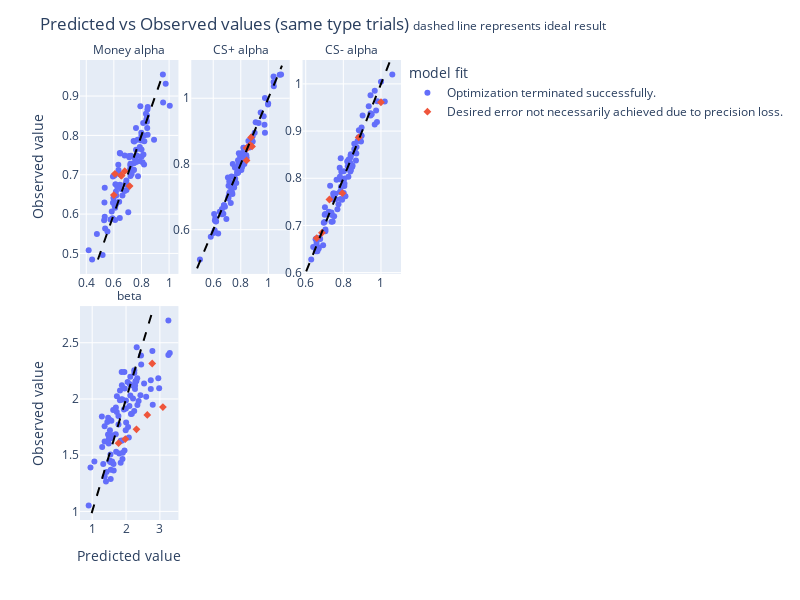

Notebook code for this chart:
### Code cell
col_wrap = 3
fig = px.scatter(st_po_df , x= 'Predicted value', y='Observed value', color="model fit",
                 symbol = 'model fit', facet_col = 'parameter', facet_col_wrap = col_wrap,
                 category_orders={'parameter':st_params_colNames,
                                  'model fit':st_po_df['model fit'].unique() },
                facet_col_spacing=0.04, # default is 0.03
              height=600, width=800,
                )
fig.for_each_annotation(lambda a: a.update(text=a.text.split("=")[-1]))
fig.update_xaxes(matches=None, showticklabels=True)
fig.update_yaxes(matches=None, showticklabels=True)
fig.update_layout(
        title = '''Predicted vs Observed values (same type trials) <span style="font-size: 12px;">dashed line represents ideal result</span>'''
        )


fig.add_shape(dict(type="line", 
                       x0=st_pars_minMax.iloc[2,0] - st_pars_minMax.iloc[2,1]*0.025, x1=st_pars_minMax.iloc[2,1] + st_pars_minMax.iloc[2,1]*0.025, 
                       y0=st_pars_minMax.iloc[2,0] - st_pars_minMax.iloc[2,1]*0.025, y1=st_pars_minMax.iloc[2,1] + st_pars_minMax.iloc[2,1]*0.025, 
                       line_color="black", line_dash='dash'), 
                  row=0, col=0, 
                  # label=dict(text="ideal result", textposition = 'bottom right', 
                  #            xanchor = 'right', yanchor='bottom', textangle=0),
                 )

fig.add_shape(dict(type="line", 
                       x0=st_pars_minMax.iloc[0,0], x1=st_pars_minMax.iloc[0,1], 
                       y0=st_pars_minMax.iloc[0,0], y1=st_pars_minMax.iloc[0,1], 
                       line_color="black", line_dash='dash'), 
                  row=0, col=1,
                  # label=dict(text="ideal result", textposition = 'bottom right', 
                  #            xanchor = 'right', yanchor='bottom', textangle=0),
                 )

fig.add_shape(dict(type="line", 
                       x0=st_pars_minMax.iloc[1,0] - st_pars_minMax.iloc[1,1]*0.025, x1=st_pars_minMax.iloc[1,1] + st_pars_minMax.iloc[1,1]*0.025, 
                       y0=st_pars_minMax.iloc[1,0] - st_pars_minMax.iloc[1,1]*0.025, y1=st_pars_minMax.iloc[1,1] + st_pars_minMax.iloc[1,1]*0.025, 
                       line_color="black", line_dash='dash'), 
                  row=0, col=2,
                  # label=dict(text="ideal result", textposition = 'bottom right', 
                  #            xanchor = 'right', yanchor='bottom', textangle=0),
                 )

fig.add_shape(dict(type="line", 
                       x0=st_pars_minMax.iloc[3,0] - st_pars_minMax.iloc[3,1]*0.025, x1=st_pars_minMax.iloc[3,1] + st_pars_minMax.iloc[3,1]*0.025, 
                       y0=st_pars_minMax.iloc[3,0] - st_pars_minMax.iloc[3,1]*0.025, y1=st_pars_minMax.iloc[3,1] + st_pars_minMax.iloc[3,1]*0.025, 
                       line_color="black", line_dash='dash'), 
                  row=1, col=1,
                  # label=dict(text="ideal result", textposition = 'bottom right', 
                  #            xanchor = 'right', yanchor='bottom', textangle=0),
                 )


if x0 != x0_6params:
    fig.add_shape(dict(type="line", 
                       x0=st_pars_minMax.iloc[5,0] - st_pars_minMax.iloc[5,1]*0.025, x1=st_pars_minMax.iloc[5,1] + st_pars_minMax.iloc[5,1]*0.025, 
                       y0=st_pars_minMax.iloc[5,0] - st_pars_minMax.iloc[5,1]*0.025, y1=st_pars_minMax.iloc[5,1] + st_pars_minMax.iloc[5,1]*0.025, 
                       line_color="black", line_dash='dash'), 
                  row=1, col=0,
                  label=dict(text="ideal result", textposition = 'bottom right', 
                             xanchor = 'right', yanchor='bottom', textangle=0),
                 )

    fig.add_shape(dict(type="line", 
                       x0=st_pars_minMax.iloc[4,0] - st_pars_minMax.iloc[4,1]*0.025, x1=st_pars_minMax.iloc[4,1] + st_pars_minMax.iloc[4,1]*0.025, 
                       y0=st_pars_minMax.iloc[4,0] - st_pars_minMax.iloc[4,1]*0.025, y1=st_pars_minMax.iloc[4,1] + st_pars_minMax.iloc[4,1]*0.025, 
                       line_color="black", line_dash='dash'), 
                  row=1, col=2,
                  label=dict(text="ideal result", textposition = 'bottom right', 
                             xanchor = 'right', yanchor='bottom', textangle=0),
                 )

fig.show()
# fig.write_html("/mnt/data1/francisco/predicted vs observed same type parameters.html")

### Figure 1 — Plotly figure (JSON) as saved in the notebook; plotly's stock layout.template omitted (floating-point values rounded to 4 significant figures)
{"data": [{"hovertemplate": "model fit=Optimization terminated successfully.<br>parameter=Money alpha<br>Predicted value=%{x}<br>Observed value=%{y}<extra></extra>", "legendgroup": "Optimization terminated successfully.", "marker": {"color": "#636efa", "symbol": "circle"}, "mode": "markers", "name": "Optimization terminated successfully.", "orientation": "v", "showlegend": true, "type": "scatter", "x": [0.7203, 0.8125, 0.8454, 0.808, 0.6785, 0.6152, 0.7607, 0.5848, 0.6335, 0.5908, 0.7116, 0.6385, 0.7983, 0.788, 0.8356, 0.7431, 0.646, 0.5933, 0.6432, 0.6172, 0.6251, 0.7101, 0.7441, 0.8203, 0.6842, 0.9567, 0.8449, 0.8911, 0.6897, 0.7535, 0.7692, 0.6042, 0.6915, 0.7919, 0.799, 0.6907, 0.4772, 0.8396, 0.7045, 0.6174, 1.005, 0.5186, 0.615, 0.6055, 0.7449, 0.5339, 0.7994, 0.4424, 0.8004, 0.5758, 0.5319, 0.8208, 0.6437, 0.7279, 0.8432, 0.5339, 0.8014, 0.7179, 0.5934, 0.5296, 0.6091, 0.8324, 0.5536, 0.8398, 0.7202, 0.7293, 0.8189, 0.642, 0.597, 0.6322, 0.775, 0.643, 0.8143, 0.7723, 0.8417, 0.9551, 0.7454, 0.6527, 0.6113, 0.7864, 0.7453, 0.6784, 0.8004, 0.7195, 0.7604, 0.4176, 0.7626, 0.748, 0.9755, 0.7242, 0.6623, 0.8018, 0.5366, 0.609], "xaxis": "x4", "y": [0.6968, 0.8312, 0.8724, 0.7317, 0.7488, 0.6247, 0.7637, 0.6063, 0.7122, 0.5893, 0.7447, 0.6316, 0.7904, 0.7706, 0.8406, 0.7855, 0.7538, 0.6287, 0.7551, 0.6294, 0.6686, 0.7477, 0.7127, 0.7999, 0.6768, 0.8834, 0.8014, 0.789, 0.6759, 0.7403, 0.7482, 0.6979, 0.661, 0.8742, 0.8066, 0.6854, 0.5496, 0.8348, 0.6045, 0.6474, 0.8755, 0.496, 0.6574, 0.621, 0.7119, 0.6668, 0.787, 0.4847, 0.7643, 0.5862, 0.6293, 0.7852, 0.6748, 0.7279, 0.8657, 0.5933, 0.7462, 0.7144, 0.6955, 0.5841, 0.6159, 0.855, 0.5556, 0.8508, 0.7278, 0.7017, 0.7258, 0.7012, 0.6411, 0.7254, 0.6963, 0.5897, 0.7514, 0.7888, 0.8187, 0.9549, 0.7293, 0.6635, 0.6761, 0.735, 0.7453, 0.6587, 0.7999, 0.7242, 0.8188, 0.5078, 0.7326, 0.7843, 0.9316, 0.748, 0.6471, 0.7963, 0.5631, 0.5848], "yaxis": "y4"}, {"hovertemplate": "model fit=Optimization terminated successfully.<br>parameter=CS+ alpha<br>Predicted value=%{x}<br>Observed value=%{y}<extra></extra>", "legendgroup": "Optimization terminated successfully.", "marker": {"color": "#636efa", "symbol": "circle"}, "mode": "markers", "name": "Optimization terminated successfully.", "orientation": "v", "showlegend": false, "type": "scatter", "x": [0.7392, 0.6207, 0.9755, 0.6029, 0.6953, 0.7165, 0.7854, 0.7108, 0.9992, 0.7274, 0.6105, 0.8131, 0.9008, 1.093, 0.9294, 0.6734, 0.8242, 0.8097, 0.6777, 0.8088, 0.8397, 0.7316, 1.038, 0.6149, 0.8868, 0.6633, 0.7738, 0.6358, 0.7283, 0.9755, 1.083, 0.7612, 0.9664, 0.9081, 0.612, 0.9445, 0.8766, 0.8632, 0.8228, 0.7226, 0.8553, 0.7238, 0.7205, 0.678, 0.7815, 0.9978, 0.7099, 0.582, 0.6631, 0.8862, 0.8401, 0.7326, 0.7804, 0.7801, 0.8111, 0.8415, 0.8187, 0.8697, 0.8044, 0.804, 1.038, 0.7572, 0.7858, 0.7787, 0.6066, 0.8258, 0.7418, 0.8388, 0.767, 0.6851, 1.04, 0.7365, 0.7395, 0.7066, 0.8284, 0.7815, 0.7596, 0.7449, 0.7846, 0.6472, 0.7891, 0.75, 0.7856, 0.5035, 0.8097, 0.7111, 0.752, 0.8256, 0.7952, 0.7165, 0.9723, 0.6196, 0.7275, 0.774], "xaxis": "x5", "y": [0.7087, 0.6258, 1.001, 0.5901, 0.6324, 0.7108, 0.7945, 0.7003, 0.9842, 0.6815, 0.5985, 0.8181, 0.8951, 1.072, 0.9249, 0.6486, 0.8283, 0.7905, 0.6743, 0.8192, 0.8203, 0.7303, 1.066, 0.6358, 0.868, 0.6628, 0.7758, 0.5887, 0.7157, 0.8949, 1.071, 0.7891, 0.9452, 0.9273, 0.6276, 0.9564, 0.8762, 0.85, 0.8496, 0.7403, 0.8699, 0.7437, 0.7148, 0.6746, 0.7803, 0.9812, 0.6952, 0.5784, 0.6467, 0.8842, 0.8264, 0.7616, 0.7782, 0.8116, 0.8261, 0.8181, 0.8491, 0.8682, 0.7818, 0.8079, 1.05, 0.7889, 0.8327, 0.7856, 0.6478, 0.8001, 0.7995, 0.8177, 0.7421, 0.6699, 1.036, 0.7134, 0.7357, 0.759, 0.83, 0.7744, 0.755, 0.7283, 0.7973, 0.6544, 0.7999, 0.7604, 0.8035, 0.5094, 0.8334, 0.7339, 0.7281, 0.8138, 0.8227, 0.7466, 0.9191, 0.6246, 0.7306, 0.7721], "yaxis": "y5"}, {"hovertemplate": "model fit=Optimization terminated successfully.<br>parameter=CS- alpha<br>Predicted value=%{x}<br>Observed value=%{y}<extra></extra>", "legendgroup": "Optimization terminated successfully.", "marker": {"color": "#636efa", "symbol": "circle"}, "mode": "markers", "name": "Optimization terminated successfully.", "orientation": "v", "showlegend": false, "type": "scatter", "x": [0.6959, 0.8475, 0.6293, 0.827, 0.9444, 0.7873, 0.8381, 0.7863, 0.8396, 0.7274, 0.876, 0.7639, 0.8938, 0.6538, 0.974, 0.6732, 0.7395, 0.8386, 0.7936, 0.8054, 0.7021, 0.7892, 0.7486, 0.6576, 0.8206, 0.9349, 0.6924, 0.9448, 0.7855, 0.8816, 1.06, 0.8371, 0.8702, 0.7047, 0.7574, 0.6526, 0.7742, 0.8058, 0.7472, 0.9508, 0.861, 0.9804, 0.6768, 0.6621, 0.8581, 0.858, 0.6561, 0.9666, 0.7686, 0.802, 0.6397, 0.7819, 0.8825, 0.7367, 0.8291, 0.9787, 0.8961, 0.8391, 0.8021, 0.7478, 0.802, 0.7585, 0.7001, 0.8964, 0.6676, 0.7369, 0.751, 0.7037, 0.7297, 0.9024, 0.7009, 1.02, 0.7044, 0.8268, 0.8486, 0.8401, 0.833, 0.9668, 0.7806, 0.7434, 0.7801, 0.786, 0.8111, 0.9999, 0.6693, 0.7227, 0.8969, 0.7819, 0.8061, 0.9444, 0.8668, 0.7466, 0.8689, 0.8234], "xaxis": "x6", "y": [0.7057, 0.8244, 0.628, 0.8391, 0.9759, 0.782, 0.832, 0.7728, 0.8511, 0.7241, 0.8791, 0.7969, 0.8779, 0.6454, 0.9435, 0.6733, 0.7222, 0.8451, 0.7543, 0.7836, 0.7388, 0.814, 0.7679, 0.6629, 0.8355, 0.9526, 0.6582, 0.9331, 0.7558, 0.8869, 1.02, 0.8142, 0.8663, 0.6916, 0.7674, 0.6708, 0.7451, 0.7891, 0.7622, 0.9357, 0.8607, 0.963, 0.6712, 0.6453, 0.8618, 0.873, 0.6722, 0.9137, 0.7344, 0.8149, 0.6545, 0.8031, 0.9015, 0.7273, 0.8348, 0.9191, 0.8904, 0.8486, 0.7686, 0.7552, 0.7869, 0.7557, 0.7071, 0.8894, 0.654, 0.7078, 0.7193, 0.7244, 0.7839, 0.9333, 0.7228, 0.9625, 0.6876, 0.8031, 0.8269, 0.8177, 0.8403, 0.9854, 0.8221, 0.7085, 0.7981, 0.8424, 0.762, 1.004, 0.6511, 0.7293, 0.9076, 0.7709, 0.7994, 0.9376, 0.8378, 0.7675, 0.8527, 0.8254], "yaxis": "y6"}, {"hovertemplate": "model fit=Optimization terminated successfully.<br>parameter=beta<br>Predicted value=%{x}<br>Observed value=%{y}<extra></extra>", "legendgroup": "Optimization terminated successfully.", "marker": {"color": "#636efa", "symbol": "circle"}, "mode": "markers", "name": "Optimization terminated successfully.", "orientation": "v", "showlegend": false, "type": "scatter", "x": [1.524, 1.602, 2.242, 1.998, 1.877, 1.54, 1.998, 2.731, 2.201, 2.448, 2.372, 2.595, 1.285, 1.326, 2.126, 1.367, 1.778, 2.06, 2.146, 1.99, 1.938, 2.172, 2.315, 2.302, 3.292, 1.7, 0.9495, 0.8961, 2.426, 2.244, 1.635, 1.885, 1.447, 1.63, 1.799, 2.264, 1.725, 1.696, 1.868, 1.369, 1.065, 2.731, 1.544, 2.127, 1.295, 1.841, 2.779, 1.547, 1.544, 1.489, 2.277, 2.116, 2.978, 3.251, 2.443, 2.533, 1.528, 1.871, 1.548, 1.522, 1.424, 1.488, 1.821, 1.468, 1.962, 1.894, 1.73, 2.082, 2.335, 2.789, 1.841, 1.952, 1.82, 2.206, 1.895, 2.268, 1.407, 1.567, 1.589, 1.62, 3.25, 1.775, 1.905, 2.953, 2.331, 1.955, 1.367, 2.1, 2.046, 2.245, 2.003, 1.508, 1.708, 1.472], "xaxis": "x", "y": [1.723, 1.677, 1.892, 1.985, 2.121, 1.505, 1.915, 2.167, 2.12, 2.306, 1.982, 2.02, 1.845, 1.421, 2.199, 1.621, 1.774, 1.751, 1.866, 1.721, 1.907, 1.868, 2.461, 2.157, 2.408, 1.923, 1.389, 1.052, 2.032, 2.255, 1.364, 1.63, 1.795, 1.422, 1.514, 2.089, 1.885, 1.686, 1.997, 1.309, 1.443, 2.089, 1.651, 2.031, 1.573, 1.433, 2.427, 1.289, 1.437, 1.645, 2.157, 2.131, 2.096, 2.697, 2.387, 2.138, 1.812, 2.24, 1.371, 1.45, 1.35, 1.604, 2.074, 1.684, 2.093, 1.996, 2.024, 1.657, 1.947, 1.948, 1.629, 2.239, 1.988, 2.005, 1.465, 2.12, 1.266, 1.806, 1.444, 1.902, 2.39, 1.849, 1.521, 2.185, 2.185, 1.541, 1.757, 1.937, 2.15, 2.232, 1.79, 1.449, 1.531, 1.833], "yaxis": "y"}, {"hovertemplate": "model fit=Desired error not necessarily achieved due to precision loss.<br>parameter=Money alpha<br>Predicted value=%{x}<br>Observed value=%{y}<extra></extra>", "legendgroup": "Desired error not necessarily achieved due to precision loss.", "marker": {"color": "#EF553B", "symbol": "diamond"}, "mode": "markers", "name": "Desired error not necessarily achieved due to precision loss.", "orientation": "v", "showlegend": true, "type": "scatter", "x": [0.6788, 0.6565, 0.6077, 0.5999, 0.6522, 0.7143], "xaxis": "x4", "y": [0.709, 0.698, 0.7022, 0.6482, 0.6981, 0.6713], "yaxis": "y4"}, {"hovertemplate": "model fit=Desired error not necessarily achieved due to precision loss.<br>parameter=CS+ alpha<br>Predicted value=%{x}<br>Observed value=%{y}<extra></extra>", "legendgroup": "Desired error not necessarily achieved due to precision loss.", "marker": {"color": "#EF553B", "symbol": "diamond"}, "mode": "markers", "name": "Desired error not necessarily achieved due to precision loss.", "orientation": "v", "showlegend": false, "type": "scatter", "x": [0.8426, 0.8479, 0.8683, 0.8419, 0.8745, 0.8819], "xaxis": "x5", "y": [0.8486, 0.8482, 0.8577, 0.8108, 0.8808, 0.8535], "yaxis": "y5"}, {"hovertemplate": "model fit=Desired error not necessarily achieved due to precision loss.<br>parameter=CS- alpha<br>Predicted value=%{x}<br>Observed value=%{y}<extra></extra>", "legendgroup": "Desired error not necessarily achieved due to precision loss.", "marker": {"color": "#EF553B", "symbol": "diamond"}, "mode": "markers", "name": "Desired error not necessarily achieved due to precision loss.", "orientation": "v", "showlegend": false, "type": "scatter", "x": [0.8815, 0.7259, 0.7947, 0.6863, 0.9999, 0.6587], "xaxis": "x6", "y": [0.8866, 0.755, 0.7684, 0.6843, 0.9611, 0.6734], "yaxis": "y6"}, {"hovertemplate": "model fit=Desired error not necessarily achieved due to precision loss.<br>parameter=beta<br>Predicted value=%{x}<br>Observed value=%{y}<extra></extra>", "legendgroup": "Desired error not necessarily achieved due to precision loss.", "marker": {"color": "#EF553B", "symbol": "diamond"}, "mode": "markers", "name": "Desired error not necessarily achieved due to precision loss.", "orientation": "v", "showlegend": false, "type": "scatter", "x": [2.773, 1.778, 1.979, 2.628, 3.089, 2.308], "xaxis": "x", "y": [2.315, 1.607, 1.643, 1.858, 1.928, 1.73], "yaxis": "y"}], "layout": {"annotations": [{"font": {}, "showarrow": false, "text": "beta", "x": 0.1533, "xanchor": "center", "xref": "paper", "y": 0.465, "yanchor": "bottom", "yref": "paper"}, {"font": {}, "showarrow": false, "text": "Money alpha", "x": 0.1533, "xanchor": "center", "xref": "paper", "y": 1.0, "yanchor": "bottom", "yref": "paper"}, {"font": {}, "showarrow": false, "text": "CS+ alpha", "x": 0.5, "xanchor": "center", "xref": "paper", "y": 1.0, "yanchor": "bottom", "yref": "paper"}, {"font": {}, "showarrow": false, "text": "CS- alpha", "x": 0.8467, "xanchor": "center", "xref": "paper", "y": 1.0, "yanchor": "bottom", "yref": "paper"}], "height": 600, "legend": {"title": {"text": "model fit"}, "tracegroupgap": 0}, "margin": {"t": 60}, "shapes": [{"line": {"color": "black", "dash": "dash"}, "type": "line", "x0": 0.6024, "x1": 1.046, "xref": "x6", "y0": 0.6024, "y1": 1.046, "yref": "y6"}, {"line": {"color": "black", "dash": "dash"}, "type": "line", "x0": 0.4847, "x1": 0.9549, "xref": "x4", "y0": 0.4847, "y1": 0.9549, "yref": "y4"}, {"line": {"color": "black", "dash": "dash"}, "type": "line", "x0": 0.4826, "x1": 1.099, "xref": "x5", "y0": 0.4826, "y1": 1.099, "yref": "y5"}, {"line": {"color": "black", "dash": "dash"}, "type": "line", "x0": 0.9844, "x1": 2.765, "xref": "x", "y0": 0.9844, "y1": 2.765, "yref": "y"}], "title": {"text": "Predicted vs Observed values (same type trials) <span style=\"font-size: 12px;\">dashed line represents ideal result</span>"}, "width": 800, "xaxis": {"anchor": "y", "domain": [0, 0.3067], "showticklabels": true, "title": {"text": "Predicted value"}}, "xaxis2": {"anchor": "y2", "domain": [0.3467, 0.6533], "showticklabels": true, "title": {"text": "Predicted value"}}, "xaxis3": {"anchor": "y3", "domain": [0.6933, 1.0], "showticklabels": true, "title": {"text": "Predicted value"}}, "xaxis4": {"anchor": "y4", "domain": [0, 0.3067], "showticklabels": true}, "xaxis5": {"anchor": "y5", "domain": [0.3467, 0.6533], "showticklabels": true}, "xaxis6": {"anchor": "y6", "domain": [0.6933, 1.0], "showticklabels": true}, "yaxis": {"anchor": "x", "domain": [0, 0.465], "showticklabels": true, "title": {"text": "Observed value"}}, "yaxis2": {"anchor": "x2", "domain": [0, 0.465], "showticklabels": true}, "yaxis3": {"anchor": "x3", "domain": [0, 0.465], "showticklabels": true}, "yaxis4": {"anchor": "x4", "domain": [0.535, 1.0], "showticklabels": true, "title": {"text": "Observed value"}}, "yaxis5": {"anchor": "x5", "domain": [0.535, 1.0], "showticklabels": true}, "yaxis6": {"anchor": "x6", "domain": [0.535, 1.0], "showticklabels": true}}}
